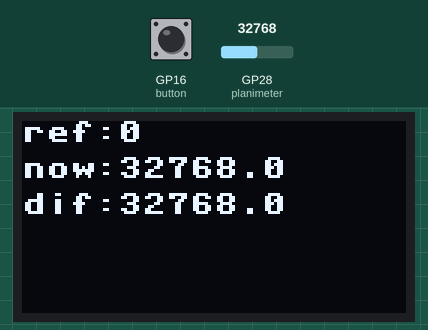
This program was run on a simulated Raspberry Pi Pico running MicroPython. Parts: 128×64 one-colour display. The inputs (shaded band) are chosen by the test bench; at power-on: GP28 (planimeter) = 32768, GP16 (button) HIGH (analog values on the 0–65535 scale).

Above: at 1.2 s.
1.3 s: GP28 (planimeter) set to 45874
At 1.9 s:
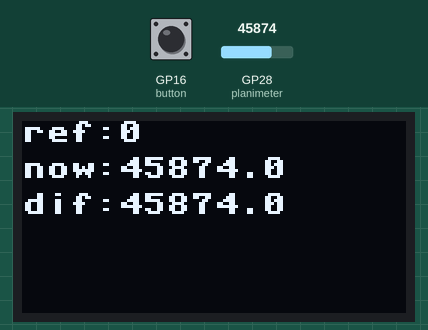
2.9 s: GP16 (button) pulled LOW for 0.15 s
At 4.1 s:
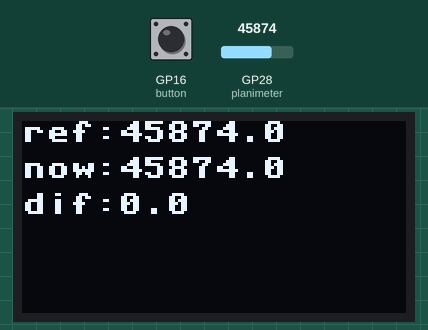
4.5 s: GP28 (planimeter) set to 57670
At 5.3 s:
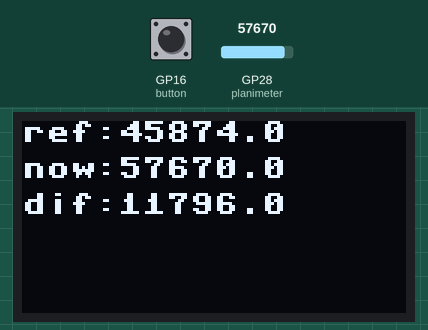
6.1 s: GP16 (button) pulled LOW for 1 s
At 6.6 s:
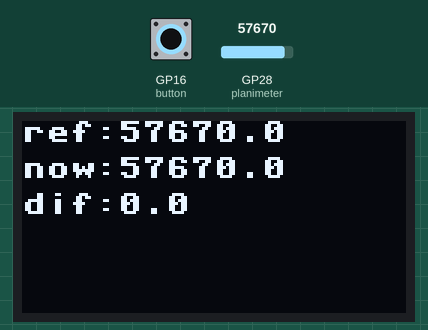
8.6 s: GP28 (planimeter) set to 65535
At 9.8 s:
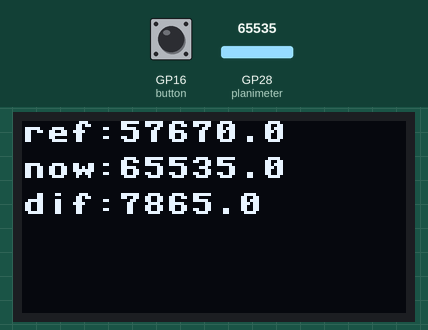
Timing chart, 0 to 11.2 s (numbered marks = the images above; inputs shaded):
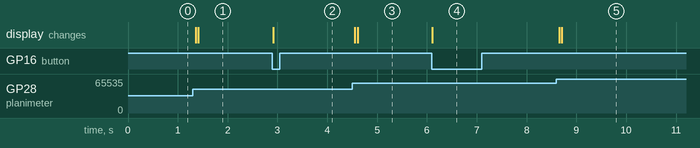

The program:

planimeter.py
```python
"""a simple script to read numbers off a potentiometer in the planimeter
Wire up the circuit like so:

Pico | 0.1 uF capacitor
GP28 | one leg
GND  | the other

Pico     | Potentiometer
GP28     | wiper
GND      | one pole
3V3(OUT) | other pole

Pico | Button
GP16 | one pin
GND  | other pin

Pico     | OLED
GP4      | SDA
GP5      | SCL
3V3(OUT) | VCC
GND      | GND
"""

from machine import Pin, I2C, ADC
from ssd1306 import SSD1306_I2C
import time


def main():
    i2c = I2C(id=0, sda=Pin(4), scl=Pin(5), freq=1_000_000)
    display = Display(i2c)
    planimeter = ADC(Pin(28))
    button = Pin(16, Pin.IN, Pin.PULL_UP)

    reference = 0
    measurements = []
    while True:
        measurements.append(int(planimeter.read_u16()))
        measurements = measurements[-10:]
        now = sum(measurements)/len(measurements)
        if not button.value():
            reference = now
        difference = now - reference
        display.update(reference, now, difference)
        display.show()


class Display(SSD1306_I2C):
    def __init__(self, i2c):
        super().__init__(128, 64, i2c)
        self.fill(0)
        self.text("ref:", 0, 0)
        self.text("now:", 0, 12)
        self.text("dif:", 0, 24)

    def update(self, reference, now, difference):
        self.fill_rect(32, 0, 128-32, 64, 0)
        self.text(str(reference), 32, 0)
        self.text(str(now), 32, 12)
        self.text(str(difference), 32, 24)


if __name__ == "__main__":
    main()                                            
```

Measured:
- after the input at 1.3 s, the display: first changes after 0.06 s (image 1 shows a later state)
- after the input at 2.9 s, the display: changes at once (image 2)
- after the input at 4.5 s, the display: first changes after 0.06 s (image 3 shows a later state)
- after the input at 6.1 s, the display: changes at once (image 4)
- after the input at 8.6 s, the display: first changes after 0.06 s (image 5 shows a later state)
